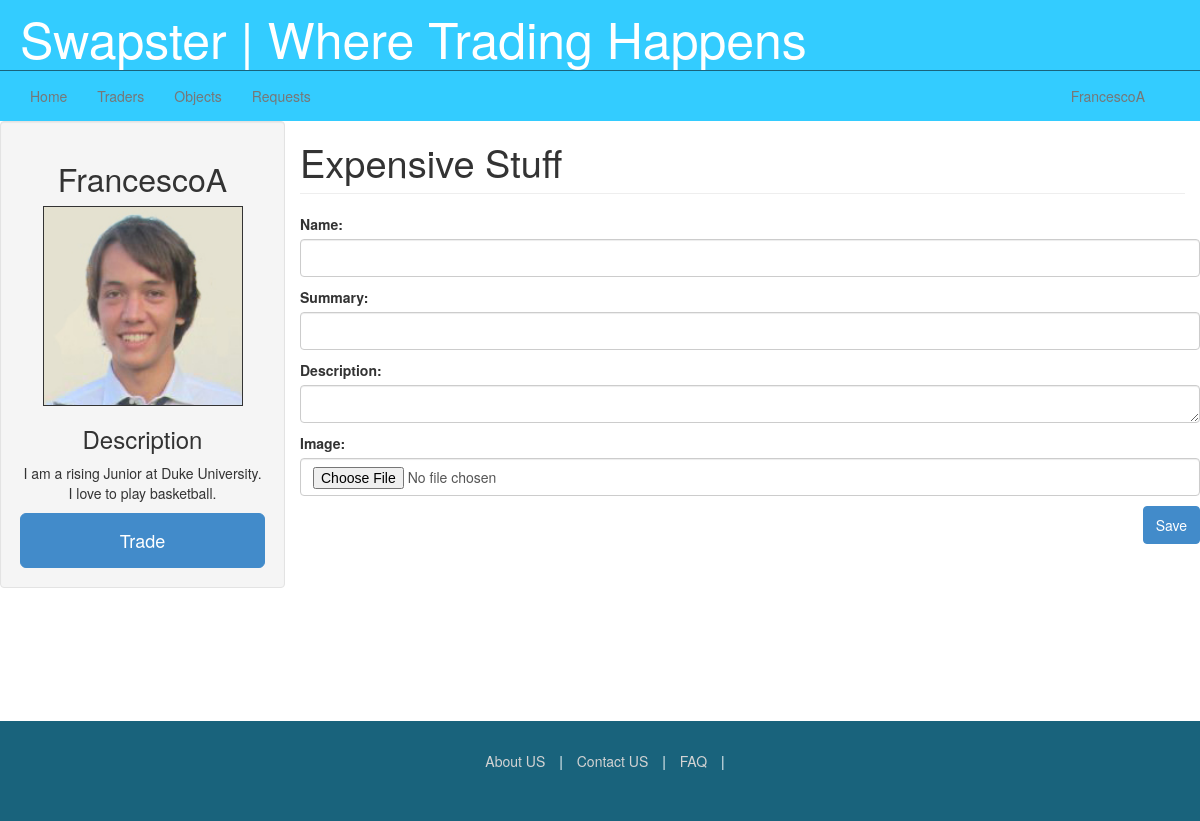
The app's page /objects/add/ (signed in), older data.
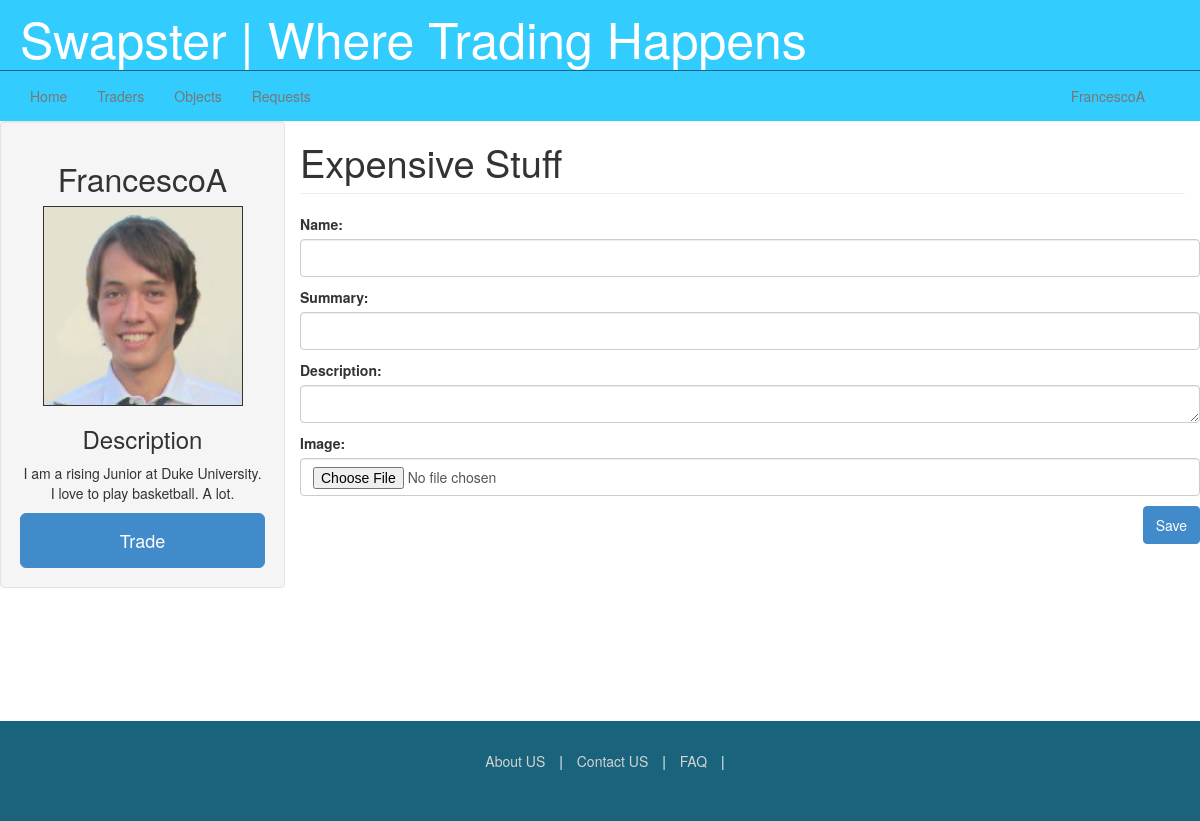
The same page, newer data.
### trader/models.py (models this page shows)
class Trader(AbstractUser):
	store_title = models.CharField(max_length=100,default="My Store")
	bio = models.CharField(max_length=500, default="This is a short description of me")
	image = models.ImageField(upload_to="traders/")
	date_created = models.DateTimeField(auto_now=True)
	def image_url(self):
		if self.image:
			return self.image.url
		else:
			return "http://s7.postimg.org/5q3jk5cm3/default.jpg"

### objects/views.py (the view, shortened to what this page needs)
class ObjectCreateView(CreateView):
    model = Object
    form_class = ObjectForm
    template_name = 'objects/object_create.html'

### objects/forms.py
class ObjectForm(ModelForm):
	class Meta:
		model = Object
		fields = ('name', 'summary', 'description', 'image')

### templates/objects/object_create.html (shortened to what this page needs)
{% extends 'trader/profile.html' %}
{% block profile_content %}
	<form enctype="multipart/form-data" method="post" class ="creation-form">
		{{ form.as_p }}
    	<button class="btn btn-primary pull-right" type="submit" value="Save"/>Save</button>
	</form>
{% endblock %}

### templates/trader/profile.html (shortened to what this page needs)
{% extends 'swapster/base.html' %}
{% block content %}
<div class="row">
	<div class="col-3 profile">
		<div class='well'>
			<h2> {{ user.username }}</h2>
			<img class="profile-pic" src="{{ user.image_url }}"/>
			<h3> Description </h3>
			<p> {{ user.bio }}</p>
			{% block additional_profile %}
			<button class="btn btn-large btn-primary btn-block"> Trade </button>
			{% endblock %}
		</div>
	</div>
	<div class="col-9">
		<div class="row">
			<h1 class="store-header">{{ user.store_title }} </h1>
		</div>
		<hr>
		<div class="row">
			{% block profile_content %}{% endblock %}
		</div>
	</div>
</div>
{% endblock %}

### templates/swapster/base.html (shortened to what this page needs)
{% extends 'index.html' %}
{% block additional_css %}
	{% load staticfiles %}
	<link rel="stylesheet" type="text/css" href="{% static "css/base.css" %}"/>
	<link rel="stylesheet" type="text/css" href="{% static "css/modal.css" %}"/>
	<link rel="stylesheet" type="text/css" href="{% static "css/profile.css" %}"/>
{% endblock %}
{% block additional_header %}
<div class="row nav-container">
<div class="navbar affix">
	<ul class="nav navbar-nav">
		<li><a href="{% url 'user_profile' %}">Home</a></li>
		<li><a href="#">Traders</a></li>
		<li><a href="#">Objects</a></li>
		<li><a href="#">Requests</a></li>
	</ul>
	<p id="username" class="navbar-text pull-right"><a href="#" class="navbar-link">{{ user.username }}</a></p></li>
</div>
</div>
{% endblock %}

Row changes from the older to the newer data that the page shows:
changed Trader "Expensive Stuff": bio "I am a rising Junior at Duke University. I love to play basketball." → "I am a rising Junior at Duke University. I love to play basketball. A lot."
